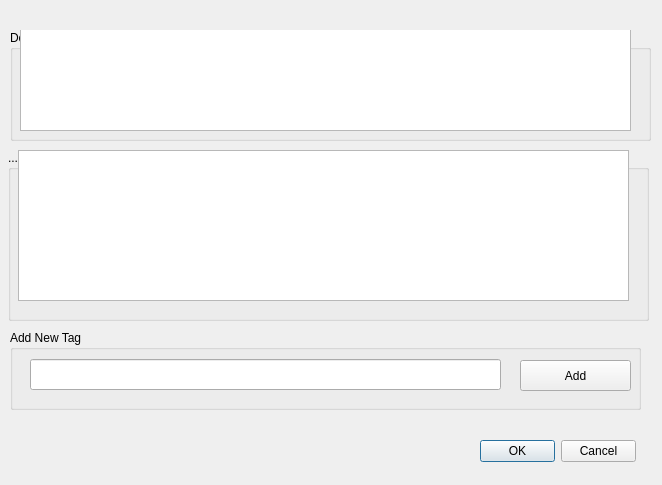
<?xml version="1.0" encoding="UTF-8"?>
<ui version="4.0">
 <class>DocTagsDialog</class>
 <widget class="QDialog" name="DocTagsDialog">
  <property name="geometry">
   <rect>
    <x>0</x>
    <y>0</y>
    <width>662</width>
    <height>485</height>
   </rect>
  </property>
  <property name="windowTitle">
   <string>Data Import</string>
  </property>
  <widget class="QGroupBox" name="groupBox">
   <property name="geometry">
    <rect>
     <x>8</x>
     <y>150</y>
     <width>641</width>
     <height>171</height>
    </rect>
   </property>
   <property name="minimumSize">
    <size>
     <width>0</width>
     <height>0</height>
    </size>
   </property>
   <property name="maximumSize">
    <size>
     <width>16777215</width>
     <height>16777215</height>
    </size>
   </property>
   <property name="title">
    <string>...Drap your favorite tags to the document</string>
   </property>
   <widget class="MyListWidget" name="items">
    <property name="geometry">
     <rect>
      <x>10</x>
      <y>0</y>
      <width>611</width>
      <height>151</height>
     </rect>
    </property>
   </widget>
  </widget>
  <widget class="QDialogButtonBox" name="buttonBox">
   <property name="geometry">
    <rect>
     <x>480</x>
     <y>440</y>
     <width>156</width>
     <height>23</height>
    </rect>
   </property>
   <property name="whatsThis">
    <string/>
   </property>
   <property name="orientation">
    <enum>Qt::Horizontal</enum>
   </property>
   <property name="standardButtons">
    <set>QDialogButtonBox::Cancel|QDialogButtonBox::Ok</set>
   </property>
  </widget>
  <widget class="QGroupBox" name="groupBox_3">
   <property name="geometry">
    <rect>
     <x>10</x>
     <y>30</y>
     <width>641</width>
     <height>111</height>
    </rect>
   </property>
   <property name="sizePolicy">
    <sizepolicy hsizetype="Preferred" vsizetype="Preferred">
     <horstretch>0</horstretch>
     <verstretch>0</verstretch>
    </sizepolicy>
   </property>
   <property name="minimumSize">
    <size>
     <width>0</width>
     <height>0</height>
    </size>
   </property>
   <property name="acceptDrops">
    <bool>false</bool>
   </property>
   <property name="title">
    <string>Documnet's Tags</string>
   </property>
   <widget class="MyListWidget" name="selitems">
    <property name="geometry">
     <rect>
      <x>10</x>
      <y>-10</y>
      <width>611</width>
      <height>111</height>
     </rect>
    </property>
    <property name="sizePolicy">
     <sizepolicy hsizetype="Expanding" vsizetype="Expanding">
      <horstretch>0</horstretch>
      <verstretch>0</verstretch>
     </sizepolicy>
    </property>
    <property name="minimumSize">
     <size>
      <width>0</width>
      <height>0</height>
     </size>
    </property>
   </widget>
  </widget>
  <widget class="QGroupBox" name="groupBox_2">
   <property name="geometry">
    <rect>
     <x>10</x>
     <y>330</y>
     <width>631</width>
     <height>80</height>
    </rect>
   </property>
   <property name="title">
    <string>Add New Tag</string>
   </property>
   <widget class="QPushButton" name="addTagBtn">
    <property name="geometry">
     <rect>
      <x>510</x>
      <y>30</y>
      <width>111</width>
      <height>31</height>
     </rect>
    </property>
    <property name="text">
     <string>Add</string>
    </property>
   </widget>
   <widget class="QLineEdit" name="newtag">
    <property name="geometry">
     <rect>
      <x>20</x>
      <y>29</y>
      <width>471</width>
      <height>31</height>
     </rect>
    </property>
    <property name="font">
     <font>
      <pointsize>12</pointsize>
     </font>
    </property>
   </widget>
  </widget>
 </widget>
 <customwidgets>
  <customwidget>
   <class>MyListWidget</class>
   <extends>QListWidget</extends>
   <header location="global">mylistwidget.h</header>
  </customwidget>
 </customwidgets>
 <resources/>
 <connections>
  <connection>
   <sender>buttonBox</sender>
   <signal>rejected()</signal>
   <receiver>DocTagsDialog</receiver>
   <slot>reject()</slot>
   <hints>
    <hint type="sourcelabel">
     <x>295</x>
     <y>458</y>
    </hint>
    <hint type="destinationlabel">
     <x>286</x>
     <y>274</y>
    </hint>
   </hints>
  </connection>
 </connections>
</ui>
